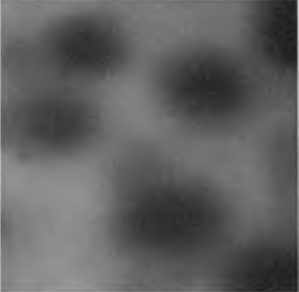
#> input picture 1.png, 299 x 292 px
$ jupyter execute Untitled8.ipynb
#> lines starting #> are read from the running program, lines starting #| are printed output that depends on the picture; after the words box and inside, x2 and y2 are one past the last pixel; in counts of white or black regions, pixels touching at a corner belong together
[cell 1]
import sys
import cv2
import numpy as np
from scipy.ndimage import label
import matplotlib.pyplot as plt

def img_prero(img, orig):
  image = orig
  gray = cv2.cvtColor(img,cv2.COLOR_BGR2GRAY)
  ret,thresh = cv2.threshold(gray,0,255,cv2.THRESH_BINARY+cv2.THRESH_OTSU)

  #plt.figure(num = 1, figsize=(size, size))
  #plt.subplot(121),plt.imshow(img)
  fg = cv2.erode(thresh,None,iterations = 2)
  #plt.subplot(122),plt.imshow(fg)
  bgt = cv2.dilate(thresh,None,iterations = 1)

  ret,bg = cv2.threshold(bgt,1,128,1)
  marker = cv2.add(fg,bg)
  marker_ = np.ones((292,299), dtype = complex)
  for i in range(image.shape[0]):
      for j in range(image.shape[1]):
          marker[i, j] = fg[i,j] + bg[i,j]

  plt.figure(num = 2, figsize=(size, size))
  plt.subplot(122),plt.imshow(np.dstack((marker, marker, marker)))

  for i in range(image.shape[0]):
      for j in range(image.shape[1]):
        if marker[i, j] == 0:
          image[i, j] = [0] * 3 # [marker[i, j]]*3

  plt.figure(num = 2, figsize=(size, size))
  plt.subplot(121),plt.imshow(image)

  marker32 = np.int32(marker)
  cv2.watershed(img,marker32)
  m = cv2.convertScaleAbs(marker32)

  ret,thresh = cv2.threshold(m,0,255,cv2.THRESH_BINARY+cv2.THRESH_OTSU)
  res = cv2.bitwise_and(img,img,mask = thresh)
  plt.subplot(122),plt.imshow(res)

[cell 2]
size = 20

orig = cv2.imread('1.png')
#> orig is the input picture: shape (292, 299, 3); min 27, max 208, mean 96.1
plt.figure(num = 1, figsize=(size, size))
plt.subplot(121),plt.imshow(orig)

[cell 3]
img = cv2.bitwise_not(orig)
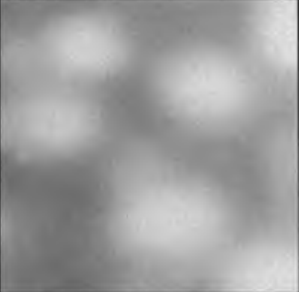
#> img: shape (292, 299, 3); min 47, max 228, mean 158.9
img = cv2.threshold(img,180,255, cv2.THRESH_TOZERO_INV)[1]
#plt.imshow()

img_prero(img, orig)
#> in img_prero, `ret,thresh = cv2.threshold(gray,0,255,cv2.THRESH_BINARY+cv2.THRESH_OTSU)`:
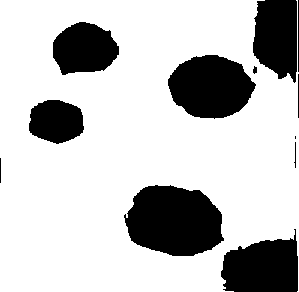
#> thresh: shape (292, 299); 76.1% white; 12 black regions (1 under 20 px), largest, box (x1, y1, x2, y2) and area: (124, 185, 224, 256) 5454, (168, 55, 256, 119) 4156, (221, 229, 298, 292) 3580
#> in img_prero, `ret,thresh = cv2.threshold(gray,0,255,cv2.THRESH_BINARY+cv2.THRESH_OTSU)`: ret = 73
#> in img_prero, `fg = cv2.erode(thresh,None,iterations = 2)`: fg: shape (292, 299); 72.1% white; 7 black regions, largest, box (x1, y1, x2, y2) and area: (166, 0, 299, 121) 8446, (122, 183, 226, 258) 6177, (219, 227, 299, 292) 4019
#> in img_prero, `bgt = cv2.dilate(thresh,None,iterations = 1)`: bgt: shape (292, 299); 78.1% white; 7 black regions (1 under 20 px), largest, box (x1, y1, x2, y2) and area: (126, 186, 223, 255) 5103, (169, 56, 254, 117) 3856, (222, 240, 297, 292) 3347, (254, 0, 296, 81) 2741, (54, 23, 118, 74) 2385, (30, 101, 83, 143) 1693
#> in img_prero, `marker = cv2.add(fg,bg)`:
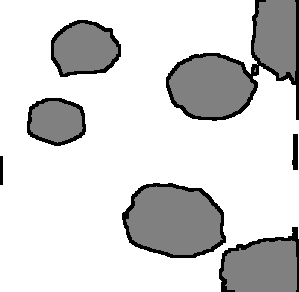
#> marker: shape (292, 299); min 0, max 255, mean 212
#> after the loop in img_prero, `for i in range(image.shape[0]):`:
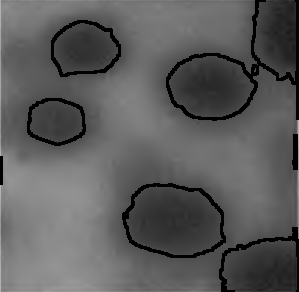
#> image: shape (292, 299, 3); 5.96% of pixels changed, all inside (x1, y1, x2, y2) = (0, 0, 299, 292)
#> in img_prero, `marker32 = np.int32(marker)`:
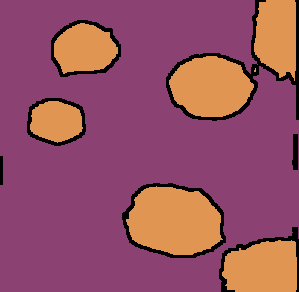
#> marker32: shape (292, 299) int32; 3 distinct labels, from 0 to 255; one colour per label, 0 black
#> in img_prero, `m = cv2.convertScaleAbs(marker32)`:
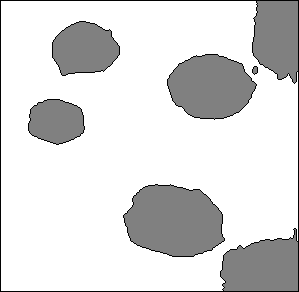
#> m: shape (292, 299); min 1, max 255, mean 218.3
#> in img_prero, `m = cv2.convertScaleAbs(marker32)`:
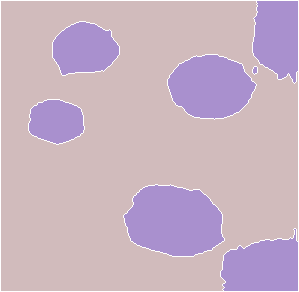
#> marker32: shape (292, 299) int32; 3 distinct labels, from -1 to 255; one colour per label, 0 black, -1 white
#> in img_prero, `ret,thresh = cv2.threshold(m,0,255,cv2.THRESH_BINARY+cv2.THRESH_OTSU)`:
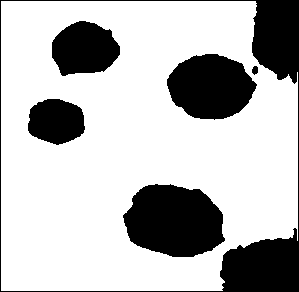
#> thresh: shape (292, 299); 73.7% white; 6 black regions, box (x1, y1, x2, y2) and area: (0, 0, 299, 292) 7995, (123, 184, 225, 257) 5725, (167, 54, 257, 120) 4377, (52, 21, 120, 76) 2802, (28, 99, 85, 145) 2044, (252, 66, 258, 75) 42
#> in img_prero, `ret,thresh = cv2.threshold(m,0,255,cv2.THRESH_BINARY+cv2.THRESH_OTSU)`: ret = 128
#> in img_prero, `res = cv2.bitwise_and(img,img,mask = thresh)`:
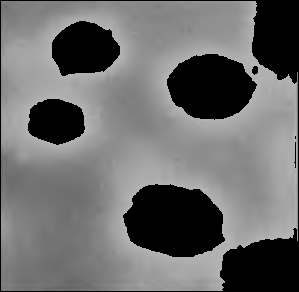
#> res: shape (292, 299, 3); min 0, max 180, mean 108.3
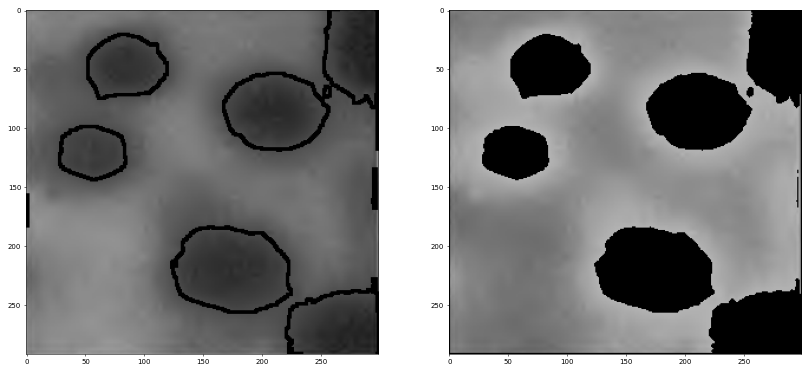
#> figure drawn by matplotlib, 2 panels

$ run again, with 2.png copied over 1.png
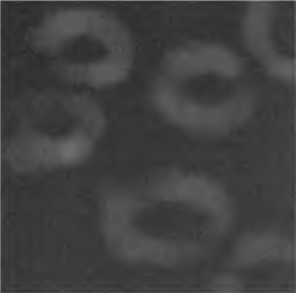
#> input picture 2.png, 296 x 293 px
#> orig is the input picture: shape (293, 296, 3); min 41, max 156, mean 65
#> in img_prero, `ret,thresh = cv2.threshold(gray,0,255,cv2.THRESH_BINARY+cv2.THRESH_OTSU)`:
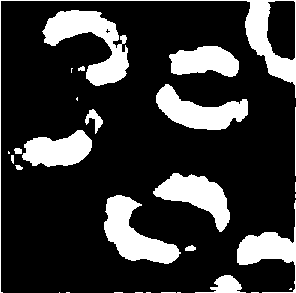
#> thresh: shape (293, 296); 20.7% white; 30 white regions (14 under 20 px), largest, box (x1, y1, x2, y2) and area: (42, 10, 129, 86) 2883, (104, 195, 181, 264) 2469, (0, 0, 296, 293) 2433
#> in img_prero, `ret,thresh = cv2.threshold(gray,0,255,cv2.THRESH_BINARY+cv2.THRESH_OTSU)`: ret = 0
#> fg: shape (293, 296); 13.9% white; 16 white regions (6 under 20 px), largest, box (x1, y1, x2, y2) and area: (106, 197, 177, 262) 1841, (158, 87, 246, 128) 1572, (157, 175, 228, 228) 1531
#> bgt: shape (293, 296); 24.9% white; 21 white regions (3 under 20 px), largest, box (x1, y1, x2, y2) and area: (41, 9, 130, 87) 3424, (0, 0, 296, 293) 3308, (103, 194, 182, 265) 2801
#> in img_prero, `ret,thresh = cv2.threshold(m,0,255,cv2.THRESH_BINARY+cv2.THRESH_OTSU)`: ret = 128
#> `[cell 3] img = cv2.bitwise_not(orig) img = cv2.threshold(img,180,255, ..`:
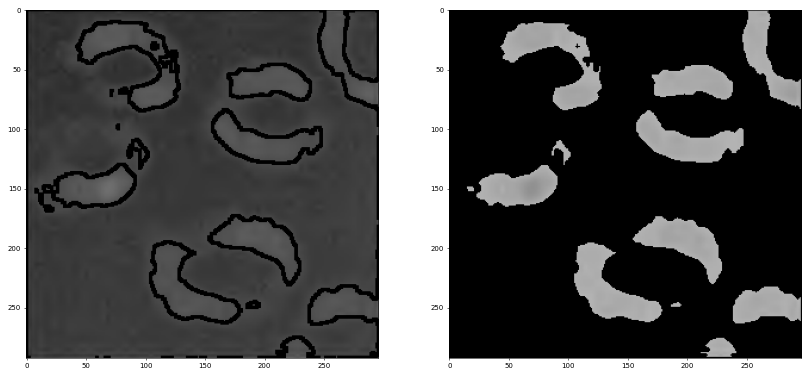
#> figure drawn by matplotlib, 2 panels

$ run again, with 3.png copied over 1.png
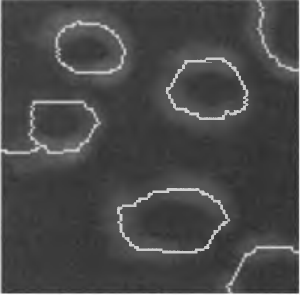
#> input picture 3.png, 300 x 295 px
#> orig is the input picture: shape (295, 300, 3); min 40, max 255, mean 72.7
#> in img_prero, `ret,thresh = cv2.threshold(gray,0,255,cv2.THRESH_BINARY+cv2.THRESH_OTSU)`: ret = 82
#> fg: shape (295, 300); 8.8% white; 33 white regions (10 under 20 px), largest, box (x1, y1, x2, y2) and area: (35, 10, 131, 85) 1557, (59, 27, 122, 70) 840, (14, 144, 89, 170) 698
#> bgt: shape (295, 300); 30.2% white; 9 white regions (3 under 20 px), largest, box (x1, y1, x2, y2) and area: (0, 0, 300, 295) 11919, (28, 7, 134, 88) 5201, (155, 43, 250, 131) 4788, (105, 174, 229, 262) 4652, (217, 217, 232, 228) 95, (210, 229, 222, 237) 60
#> in img_prero, `ret,thresh = cv2.threshold(m,0,255,cv2.THRESH_BINARY+cv2.THRESH_OTSU)`: ret = 128
#> `[cell 3] img = cv2.bitwise_not(orig) img = cv2.threshold(img,180,255, ..`:
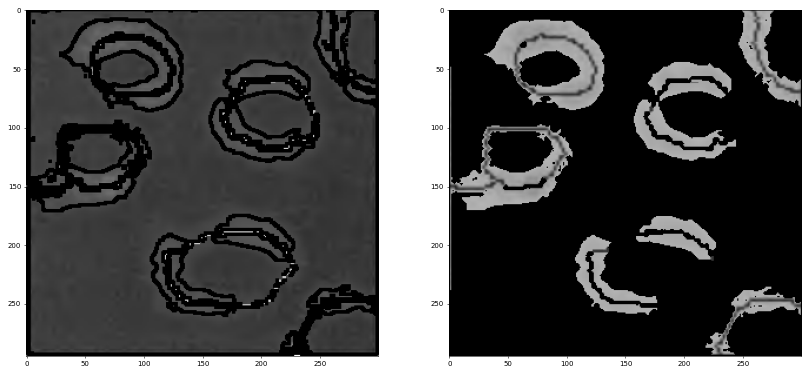
#> figure drawn by matplotlib, 2 panels
